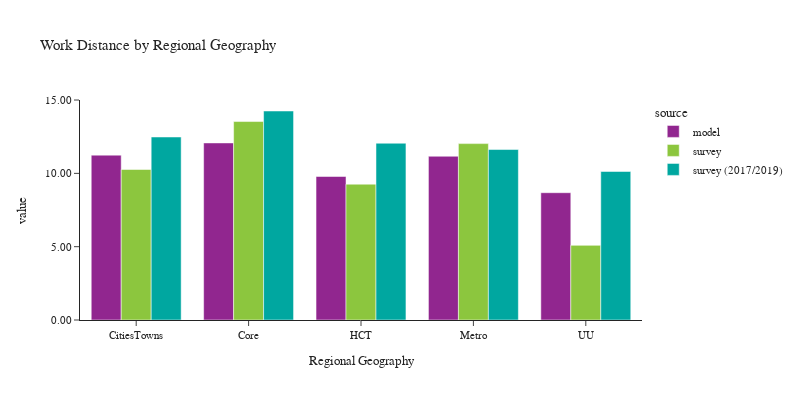

Write notebook code for a chart like this one.
### Code cell
plot_work_location(df_workers, 'rg_proposed_work', 'Regional Geography', 'Regional Geography')

### Figure 1 — Plotly figure (JSON) as saved in the notebook; plotly's stock layout.template omitted (floating-point values rounded to 4 significant figures)
{"data": [{"alignmentgroup": "True", "customdata": [[119878], [634961], [294116], [1006131], [34505]], "hovertemplate": "source=model<br>rg_proposed_work=%{x}<br>value=%{y}<br>sample count=%{customdata[0]}<extra></extra>", "legendgroup": "model", "marker": {"color": "#91268F", "pattern": {"shape": ""}}, "name": "model", "offsetgroup": "model", "orientation": "v", "showlegend": true, "textposition": "auto", "type": "bar", "x": ["CitiesTowns", "Core", "HCT", "Metro", "UU"], "xaxis": "x", "y": [11.24, 12.07, 9.787, 11.17, 8.68], "yaxis": "y"}, {"alignmentgroup": "True", "customdata": [[340], [813], [469], [699], [58]], "hovertemplate": "source=survey<br>rg_proposed_work=%{x}<br>value=%{y}<br>sample count=%{customdata[0]}<extra></extra>", "legendgroup": "survey", "marker": {"color": "#8CC63E", "pattern": {"shape": ""}}, "name": "survey", "offsetgroup": "survey", "orientation": "v", "showlegend": true, "textposition": "auto", "type": "bar", "x": ["CitiesTowns", "Core", "HCT", "Metro", "UU"], "xaxis": "x", "y": [10.26, 13.53, 9.262, 12.03, 5.089], "yaxis": "y"}, {"alignmentgroup": "True", "customdata": [[852], [1813], [911], [1521], [111]], "hovertemplate": "source=survey (2017/2019)<br>rg_proposed_work=%{x}<br>value=%{y}<br>sample count=%{customdata[0]}<extra></extra>", "legendgroup": "survey (2017/2019)", "marker": {"color": "#00A7A0", "pattern": {"shape": ""}}, "name": "survey (2017/2019)", "offsetgroup": "survey (2017/2019)", "orientation": "v", "showlegend": true, "textposition": "auto", "type": "bar", "x": ["CitiesTowns", "Core", "HCT", "Metro", "UU"], "xaxis": "x", "y": [12.48, 14.25, 12.05, 11.63, 10.13], "yaxis": "y"}], "layout": {"barmode": "group", "font": {"size": 11}, "height": 400, "legend": {"title": {"text": "source"}, "tracegroupgap": 0}, "title": {"text": "Work Distance by Regional Geography"}, "width": 800, "xaxis": {"anchor": "y", "domain": [0, 1], "title": {"text": "Regional Geography"}}, "yaxis": {"anchor": "x", "domain": [0, 1], "tickformat": ".2f", "title": {"text": "value"}}}}
